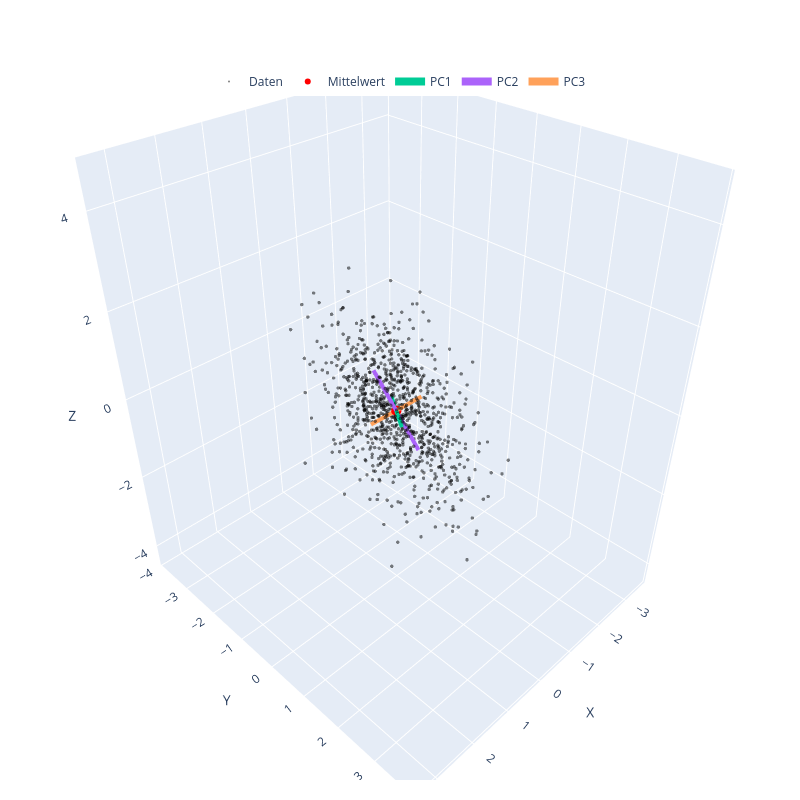

The cell this chart's notebook holds for it:
### Markdown cell above
### (a) PCA and 3D Visualization (3 Points)
- Perform **PCA** on the `data3d`.
- Plot the original data points in **3D** using `plot3DPCA()`, along with the **Eigenvectors** of the covariance matrix.

### Code cell
# Print covariance matrix
C_3d = ourCov(data3d)
print("Covariance Matrix C for data3d:")
print(C_3d)

# Apply PCA to 3D data
X_reduced_3d, eigVec_3d, eigVal_3d, mean_3d = pca(data3d, n_components=None)

print("Eigenvalues for data3d:", eigVal_3d)
print("Eigenvectors shape:", eigVec_3d.shape)

# Plot using the plot3DPCA function
plot3DPCA(
    data=data3d,
    mju=mean_3d,
    eigVec=eigVec_3d,
    eigVal=eigVal_3d,
)

### Figure 1 — Plotly figure (JSON) as saved in the notebook; plotly's stock layout.template omitted (floating-point values rounded to 4 significant figures; data arrays with more than 128 entries replaced by an {"elided": "..."} marker saying what was removed)
{"data": [{"marker": {"color": "black", "opacity": 0.5, "size": 2}, "mode": "markers", "name": "Daten", "type": "scatter3d", "x": {"elided": "1000 float values"}, "y": {"elided": "1000 float values"}, "z": {"elided": "1000 float values"}}, {"marker": {"color": "red", "size": 6}, "mode": "markers", "name": "Mittelwert", "type": "scatter3d", "x": [-0.03112], "y": [-0.0357], "z": [-0.04833]}, {"line": {"width": 8}, "mode": "lines", "name": "PC1", "type": "scatter3d", "x": [0.8715, -0.9338], "y": [1.019, -1.091], "z": [0.5866, -0.6833]}, {"line": {"width": 8}, "mode": "lines", "name": "PC2", "type": "scatter3d", "x": [-0.1258, 0.0636], "y": [0.4921, -0.5635], "z": [-0.7906, 0.694]}, {"line": {"width": 8}, "mode": "lines", "name": "PC3", "type": "scatter3d", "x": [0.4212, -0.4834], "y": [-0.2824, 0.211], "z": [-0.2815, 0.1848]}], "layout": {"height": 800, "legend": {"orientation": "h", "x": 0.5, "xanchor": "center", "y": 0.9, "yanchor": "bottom"}, "margin": {"b": 20, "l": 20, "r": 20, "t": 20}, "scene": {"aspectmode": "data", "xaxis": {"title": {"text": "X"}}, "yaxis": {"title": {"text": "Y"}}, "zaxis": {"title": {"text": "Z"}}}, "width": 800}}
